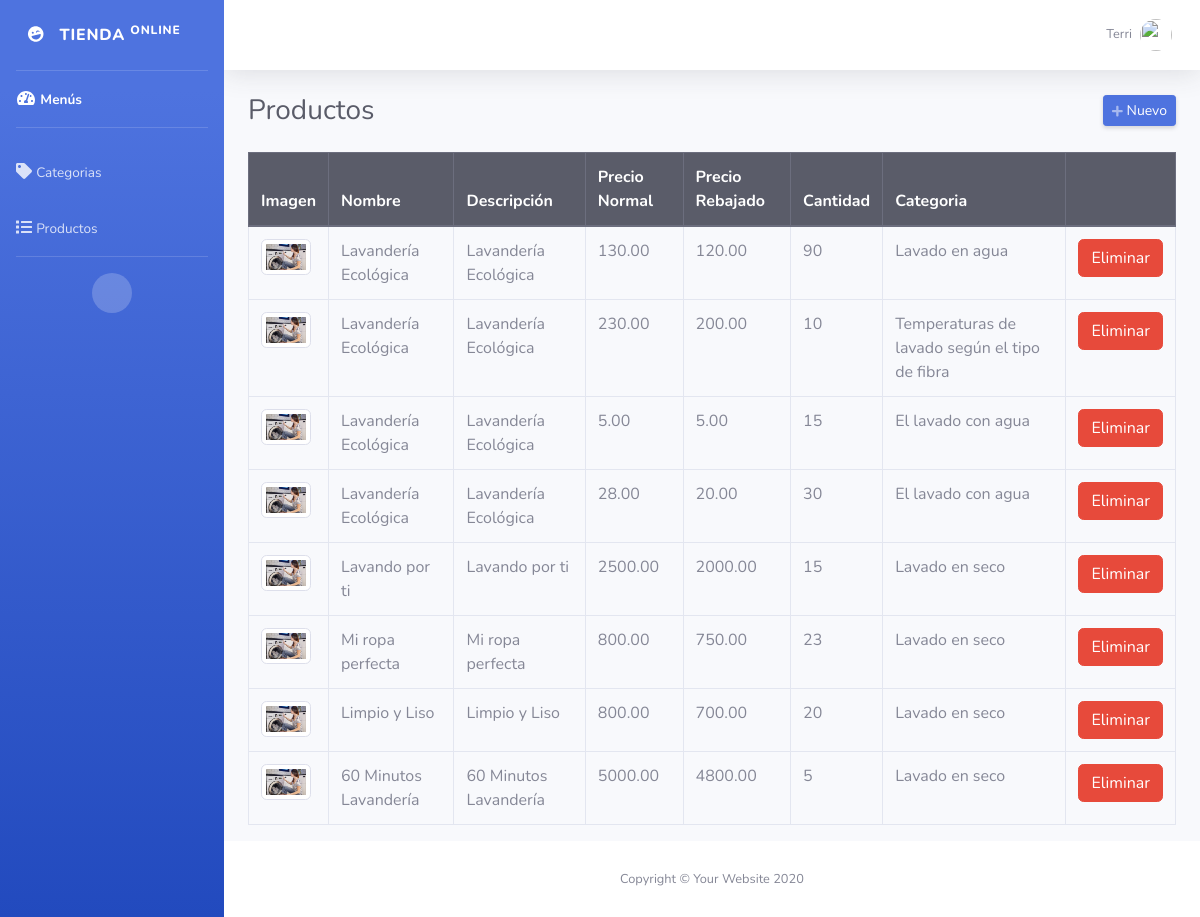
The page /admin/productos.php (signed in) on the database its author committed.
### tables this page shows
CREATE TABLE IF NOT EXISTS `productos` (
  `id` int(11) NOT NULL AUTO_INCREMENT,
  `nombre` varchar(255) NOT NULL,
  `descripcion` text NOT NULL,
  `precio_normal` decimal(10,2) NOT NULL,
  `precio_rebajado` decimal(10,2) NOT NULL,
  `cantidad` int(11) NOT NULL,
  `imagen` varchar(50) NOT NULL,
  `id_categoria` int(11) NOT NULL,
  PRIMARY KEY (`id`),
  KEY `id_categoria` (`id_categoria`)
);

CREATE TABLE IF NOT EXISTS `categorias` (
  `id` int(11) NOT NULL AUTO_INCREMENT,
  `categoria` varchar(50) NOT NULL,
  PRIMARY KEY (`id`)
);

### admin/productos.php (the view, shortened to what this page needs)
<?php
require_once "../config/conexion.php";
include("includes/header.php"); ?>
<div class="d-sm-flex align-items-center justify-content-between mb-4">
    <h1 class="h3 mb-0 text-gray-800">Productos</h1>
    <a href="#" class="d-none d-sm-inline-block btn btn-sm btn-primary shadow-sm" id="abrirProducto"><i class="fas fa-plus fa-sm text-white-50"></i> Nuevo</a>
</div>
<div class="row">
    <div class="col-md-12">
        <div class="table-responsive">
            <table class="table table-hover table-bordered" style="width: 100%;">
                <thead class="thead-dark">
                    <tr>
                        <th>Imagen</th>
                        <th>Nombre</th>
                        <th>Descripción</th>
                        <th>Precio Normal</th>
                        <th>Precio Rebajado</th>
                        <th>Cantidad</th>
                        <th>Categoria</th>
                        <th></th>
                    </tr>
                </thead>
                <tbody>
                    <?php
                    $query = mysqli_query($conexion, "SELECT p.*, c.id AS id_cat, c.categoria FROM productos p INNER JOIN categorias c ON c.id = p.id_categoria ORDER BY p.id DESC");
                    while ($data = mysqli_fetch_assoc($query)) { ?>
                        <tr>
                            <td><img class="img-thumbnail" src="../assets/img/<?php echo $data['imagen']; ?>" width="50"></td>
                            <td><?php echo $data['nombre']; ?></td>
                            <td><?php echo $data['descripcion']; ?></td>
                            <td><?php echo $data['precio_normal']; ?></td>
                            <td><?php echo $data['precio_rebajado']; ?></td>
                            <td><?php echo $data['cantidad']; ?></td>
                            <td><?php echo $data['categoria']; ?></td>
                            <td>
                                <form method="post" action="eliminar.php?accion=pro&id=<?php echo $data['id']; ?>" class="d-inline eliminar">
                                    <button class="btn btn-danger" type="submit">Eliminar</button>
                                </form>
                            </td>
                        </tr>
                    <?php } ?>
                </tbody>
            </table>
        </div>
    </div>
</div>
<?php include("includes/footer.php"); ?>

### rows shown on the page
productos: imagen (picture), nombre "Lavandería Ecológica", descripcion "Lavandería Ecológica", precio_normal "130.00", precio_rebajado "120.00", cantidad "90", id_categoria.categoria "Lavado en agua"
productos: imagen (picture), nombre "Lavandería Ecológica", descripcion "Lavandería Ecológica", precio_normal "230.00", precio_rebajado "200.00", cantidad "10", id_categoria.categoria "Temperaturas de lavado según el tipo de fibra"
productos: imagen (picture), nombre "Lavandería Ecológica", descripcion "Lavandería Ecológica", precio_normal "5.00", precio_rebajado "5.00", cantidad "15", id_categoria.categoria "El lavado con agua"
productos: imagen (picture), nombre "Lavandería Ecológica", descripcion "Lavandería Ecológica", precio_normal "28.00", precio_rebajado "20.00", cantidad "30", id_categoria.categoria "El lavado con agua"
productos: imagen (picture), nombre "Lavando por ti", descripcion "Lavando por ti", precio_normal "2500.00", precio_rebajado "2000.00", cantidad "15", id_categoria.categoria "Lavado en seco"
productos: imagen (picture), nombre "Mi ropa perfecta", descripcion "Mi ropa perfecta", precio_normal "800.00", precio_rebajado "750.00", cantidad "23", id_categoria.categoria "Lavado en seco"
productos: imagen (picture), nombre "Limpio y Liso", descripcion "Limpio y Liso", precio_normal "800.00", precio_rebajado "700.00", cantidad "20", id_categoria.categoria "Lavado en seco"
productos: imagen (picture), nombre "60 Minutos Lavandería", descripcion "60 Minutos Lavandería", precio_normal "5000.00", precio_rebajado "4800.00", cantidad "5", id_categoria.categoria "Lavado en seco"

### other values the page prints
$_SESSION['nombre'] "Terri"
